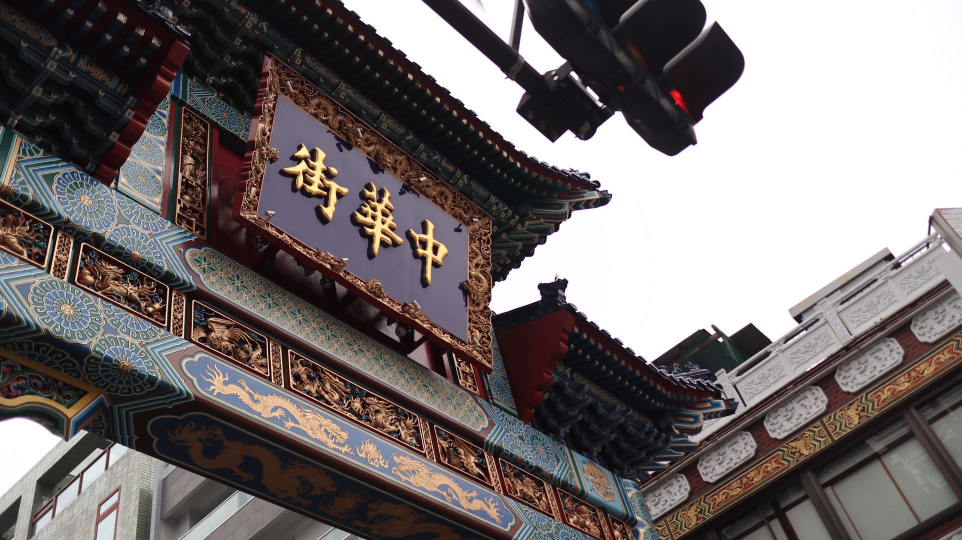
#> input picture python_study_basic_notebook/files/test.jpg, 1924 x 1080 px (shown at 1/2 size)
$ jupyter execute 'Python Basic Lesson 15 - 图片处理 Pillow.ipynb'
#> lines starting #> are read from the running program, lines starting #| are printed output that depends on the picture
# Lesson 15

* Python Senior, Lesson 9, v1.0.0, 2016.11 by David.Yi
* v1.1, 2020.5.4 edit by David Yi

## 本次内容要点
* 图片处理模块 PIL
* 思考一下: 简单图片处理

### PIL (Pillow) 模块介绍

PIL：Python Imaging Library，已经是Python平台事实上的图像处理标准库了。PIL功能非常强大，但API却非常简单易用。

由于 PIL 仅支持到 Python 2.7，加上年久失修，于是一群志愿者在PIL的基础上创建了兼容的版本，名字叫Pillow，支持最新Python 3.x，又加入了许多新特性，因此，我们可以直接安装使用 Pillow。

##### 安装 Pillow

Pillow（PIL）的最新版本是 7.1.2(2020.5, 我发现 Pillow 的版本增加很快，2016年的时候还是 3.4.2），如果安装了 anaconda，已经默认安装了 Pillow 包。

需要准备一张用来测试的图片，最好是 jpg 格式，然后命名为 test.jpg，保存在 python 同样目录或者可以比较方面访问到的目录，比如 files/test.jpg 这样。

[cell 1]
# 读取照片

# 导入 PIL 的 Image 模块
from PIL import Image
# 打开一个图片文件
img = Image.open('files/test.jpg')
#> img is the input picture: PIL image 1924x1080 RGB; mean R, G, B 117.9, 110.7, 110.4
print(img.format, img.size, img.mode)
#| JPEG (1924, 1080) RGB

[cell 2]
# 在 IPython 状态下显示图片
# 使用 IDLE 或者其他python 运行环境的可以用电脑自带的程序检查图片

from IPython.display import Image as img
img(filename='files/test.jpg')

[cell 3]
# 生成缩略图

from PIL import Image

# 设定缩略图大小
size = (100, 100)

try:
    # 打开图片
    img = Image.open('files/test.jpg')
    # 生成缩略图
    img.thumbnail(size)
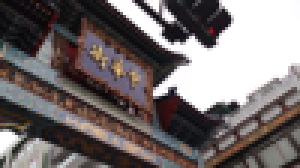
#> img: PIL image 100x56 RGB (shown 3 times larger); mean R, G, B 117.7, 110.5, 110.2
    # 保存缩略图图片
    img.save('files/test_thumbnail.jpg', 'JPEG')
    print('create thumbnail ok')
except IOError:
    print('cannot create thumbnail for')

[cell 4]
from IPython.display import Image as img
img(filename='files/test_thumbnail.jpg')

[cell 5]
# 裁剪图片

from PIL import Image

# 设定裁剪的大小
box = (300, 300, 500, 500)

try:
    img = Image.open('files/test.jpg')
    # 生成裁剪图片
    region = img.crop(box)
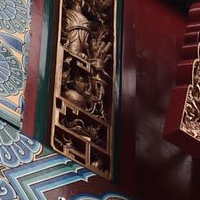
#> region: PIL image 200x200 RGB; mean R, G, B 80.9, 60.5, 60.1
    region.save('files/test_crop.jpg', 'JPEG')
    print('crop image ok')
except:
    print('something wrong')

[cell 6]
from IPython.display import Image as img
img(filename='files/test_crop.jpg')

[cell 7]
from PIL import Image

img = Image.open('files/test.jpg')
img2 = img.rotate(180)
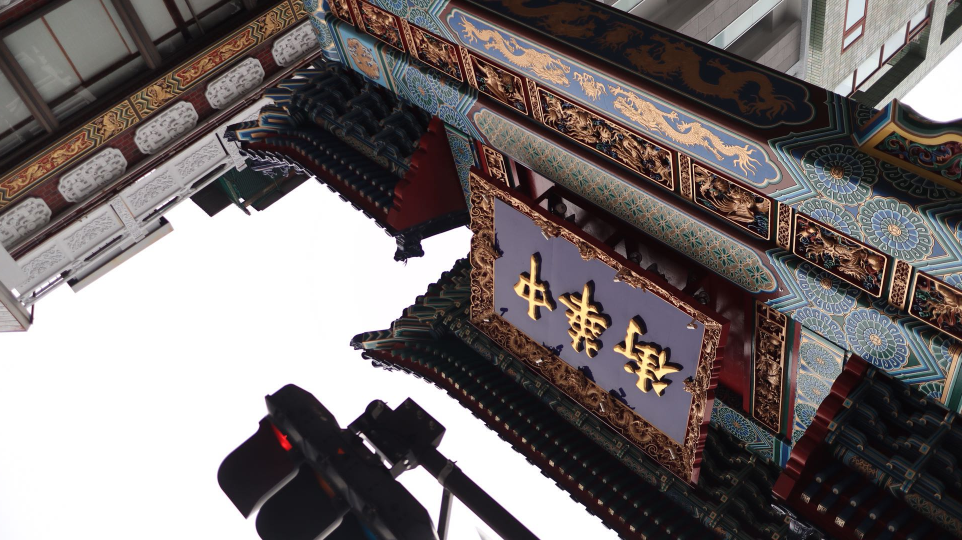
#> img2: PIL image 1924x1080 RGB (shown at 1/2 size); mean R, G, B 117.9, 110.7, 110.4
img2.save('files/test_rotate.jpg', 'JPEG')
print('rotate image ok')

[cell 8]
from IPython.display import Image as img
img(filename='files/test_rotate.jpg')

---

也可以用如下方法，进行图片的旋转等处理

```python
out = im.transpose(Image.FLIP_LEFT_RIGHT)
out = im.transpose(Image.FLIP_TOP_BOTTOM)
out = im.transpose(Image.ROTATE_90)
out = im.transpose(Image.ROTATE_180)
out = im.transpose(Image.ROTATE_270)
```

[cell 9]
# 增强图片效果

from PIL import Image
from PIL import ImageEnhance

img = Image.open('files/test.jpg')
enh = ImageEnhance.Color(img)
img2 = enh.enhance(0.1)
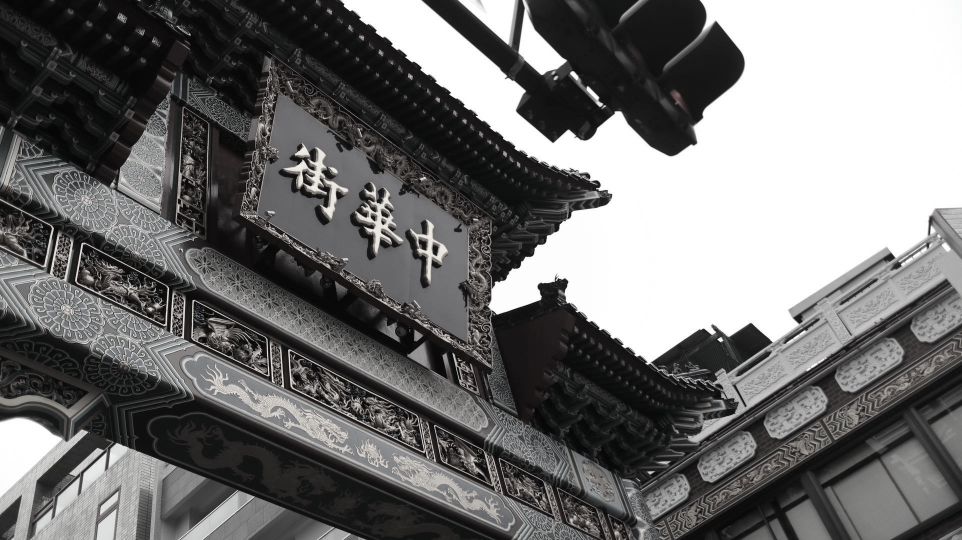
#> img2: PIL image 1924x1080 RGB (shown at 1/2 size); mean R, G, B 113, 112.2, 112.2
img2.save('files/test_enhance.jpg', 'JPEG')
print('enhance crop image ok')

[cell 10]
from IPython.display import Image as img
img(filename='files/test_enhance.jpg')

---

##### 增强效果方法列表

* class PIL.ImageEnhance.Color(image) 调整图片的颜色

该类可以用于以类似于彩色电视机上的控件的方式调整图像的色彩平衡，增强因子为 0.0 给出黑白图像，因子 1.0 给出原始图像。

* class PIL.ImageEnhance.Contrast(image) 调整图像对比度

这个类可以用于控制图像的对比度，类似于电视机上的对比度控制，增强因子 0.0 给出实心灰色图像，因子 1.0 给出原始图像。

* class PIL.ImageEnhance.Brightness(image) 调整图像亮度

这个类可以用来控制图像的亮度，增强因子 0.0 给出黑色图像，因子 1.0 给出原始图像。

* class PIL.ImageEnhance.Sharpness(image) 调整图像锐度

此类可用于调整图像的锐度，增强因子 0.0 给出模糊图像，因子 1.0 给出原始图像，因子 2.0给出锐化图像。

[cell 11]
# 读取照片基本信息

# 导入 PIL 的 Image 模块
from PIL import Image
# 打开一个图片文件
img = Image.open('files/test.jpg')
print(img.format, img.size, img.mode)
#| JPEG (1924, 1080) RGB

---

Mode 的解释

图像的模式定义图像中像素的类型和深度，s当前版本支持以下标准模式：

```
1 (1-bit pixels, black and white, stored with one pixel per byte)
L (8-bit pixels, black and white)
P (8-bit pixels, mapped to any other mode using a color palette)
RGB (3x8-bit pixels, true color)
RGBA (4x8-bit pixels, true color with transparency mask)
CMYK (4x8-bit pixels, color separation)
YCbCr (3x8-bit pixels, color video format)
Note that this refers to the JPEG, and not the ITU-R BT.2020, standard
LAB (3x8-bit pixels, the L*a*b color space)
HSV (3x8-bit pixels, Hue, Saturation, Value color space)
I (32-bit signed integer pixels)
F (32-bit floating point pixels)
```

[cell 12]
# 读取照片

# 导入 PIL 的 Image 模块
from PIL import Image
# 打开一个图片文件
img = Image.open('files/test.jpg')

# 显示照片的信息，存在一个字典变量中
print(img.info)
#> (printed output is left out)

[cell 13]
import PIL.Image
import PIL.ExifTags

img = PIL.Image.open('files/test.jpg')

exif = {
    PIL.ExifTags.TAGS[k]: v
    for k, v in img._getexif().items()
    if k in PIL.ExifTags.TAGS
}
#> exif = {'ExifOffset': 38, 'Orientation': 1, 'ColorSpace': 1, 'ExifImageWidth': 1924, 'ExifImageHeight': 1080}

print(exif)
#| {'ExifOffset': 38, 'Orientation': 1, 'ColorSpace': 1, 'ExifImageWidth': 1924, 'ExifImageHeight': 1080}

[cell 14]
# 在图片上画线

from PIL import Image, ImageDraw

img = Image.open('files/test.jpg')

draw = ImageDraw.Draw(img)
draw.line((0, 0) + img.size, fill=128)
draw.line((0, img.size[1], img.size[0], 0), fill=128)
del draw

# write to stdout
img.save('files/test_drawline.jpg', 'JPEG')
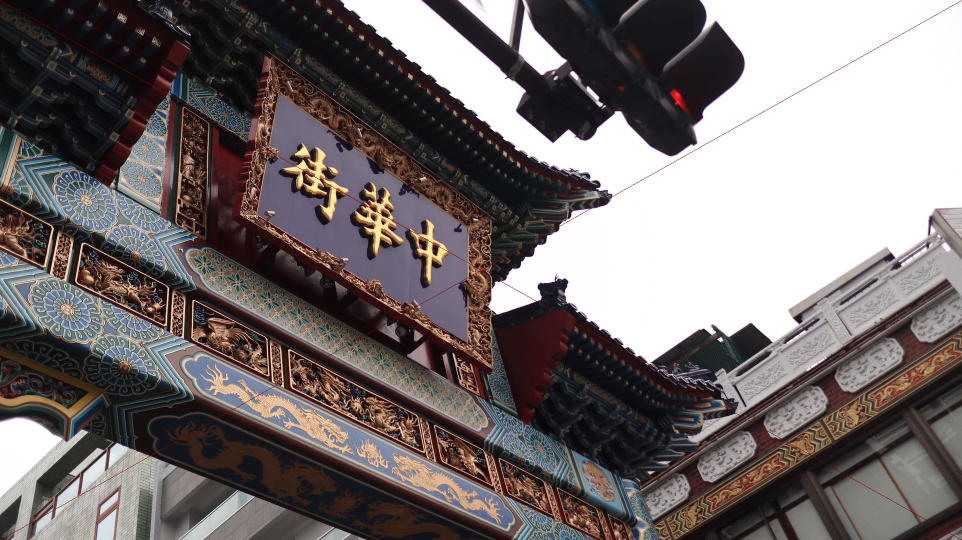
#> saved as test_drawline.jpg: PIL image 1924x1080 RGB (shown at 1/2 size); mean R, G, B 117.9, 110.5, 110.2
print('draw image ok')

[cell 15]
from IPython.display import Image as img
img(filename='files/test_drawline.jpg')

[cell 16]
# 图片滤镜效果，模糊

from PIL import Image, ImageFilter

img = Image.open('files/test.jpg')

img2 = img.filter(ImageFilter.BLUR)

img2.save('files/test_blur.jpg', 'JPEG')
print('blur image ok')

[cell 17]
from IPython.display import Image as img
img(filename='files/test_blur.jpg')

---

Filters
滤镜的效果有下面这些

```
BLUR
CONTOUR
DETAIL
EDGE_ENHANCE
EDGE_ENHANCE_MORE
EMBOSS
FIND_EDGES
SMOOTH
SMOOTH_MORE
SHARPEN
```

[cell 18]
# 图片滤镜效果，边缘强化

from PIL import Image, ImageFilter

img = Image.open('files/test.jpg')

img2 = img.filter(ImageFilter.FIND_EDGES)
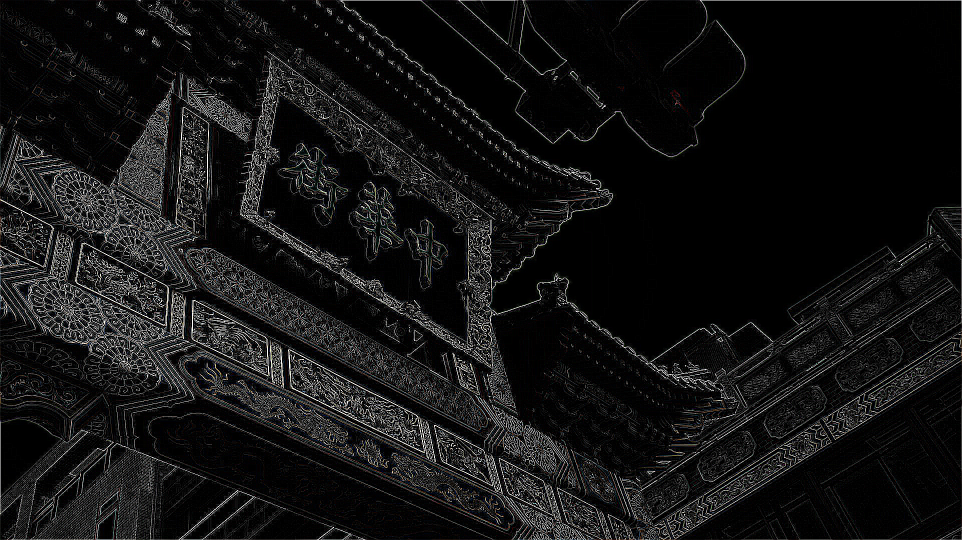
#> img2: PIL image 1924x1080 RGB (shown at 1/2 size); mean R, G, B 19.7, 19.6, 19.6

img2.save('files/test_edge.jpg', 'JPEG')
print('edge image ok')
